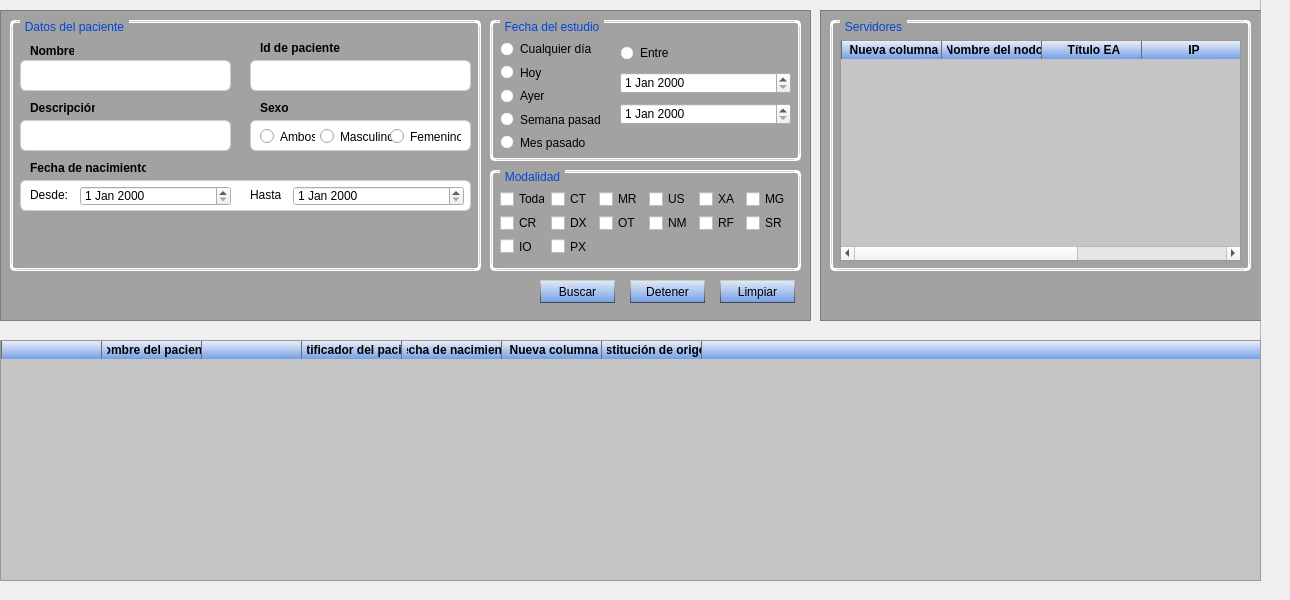
    <widget class="QWidget" name="tab_2">
     <attribute name="title">
      <string> Búsqueda/Obtención </string>
     </attribute>
     <widget class="QFrame" name="frame_4">
      <property name="geometry">
       <rect>
        <x>-20</x>
        <y>-10</y>
        <width>1281</width>
        <height>591</height>
       </rect>
      </property>
      <property name="frameShape">
       <enum>QFrame::StyledPanel</enum>
      </property>
      <property name="frameShadow">
       <enum>QFrame::Raised</enum>
      </property>
      <widget class="QFrame" name="frame_5">
       <property name="geometry">
        <rect>
         <x>20</x>
         <y>20</y>
         <width>811</width>
         <height>311</height>
        </rect>
       </property>
       <property name="styleSheet">
        <string notr="true">QFrame#frame_5{
	background-color: rgb(162, 162, 162);
}

QPushButton{
	color: rgb(0, 0, 0);
	background-color: qlineargradient(spread:pad, x1:0.494318, y1:1, x2:0.5, y2:0, stop:0 rgba(116, 159, 229, 255), stop:1 rgba(228, 235, 247, 255));
	border-top: 1px solid rgb(202, 202, 202);
	border-bottom: 1px solid rgb(70, 70, 70);
	border-left: 1px solid qlineargradient(spread:pad, x1:0.505682, y1:1, x2:0.505227, y2:0, stop:0 rgba(70, 70, 70, 255), stop:1 rgba(202, 202, 202, 255));
	border-right: 1px solid qlineargradient(spread:pad, x1:0.505682, y1:1, x2:0.505227, y2:0, stop:0 rgba(70, 70, 70, 255), stop:1 rgba(202, 202, 202, 255));
}

QPushButton:hover{
	color: rgb(0, 0, 0);
	border: none;
	background-color: qlineargradient(spread:pad, x1:0.511, y1:0, x2:0.568, y2:1, stop:0 rgba(116, 159, 229, 255), stop:1 rgba(228, 235, 247, 255));
}

QPushButton:checked{
	color: rgb(0, 0, 0);
	background-color: qlineargradient(spread:pad, x1:0.511, y1:0, x2:0.568, y2:1, stop:0 rgba(116, 159, 229, 255), stop:1 rgba(228, 235, 247, 255));
	border-bottom: 1px solid rgb(202, 202, 202);
	border-top: 1px solid rgb(70, 70, 70);
	border-left: 1px solid qlineargradient(spread:pad, x1:0.5, y1:0, x2:0.488, y2:1, stop:0 rgba(70, 70, 70, 255), stop:1 rgba(202, 202, 202, 255));
	border-right: 1px solid qlineargradient(spread:pad, x1:0.5, y1:0, x2:0.488, y2:1, stop:0 rgba(70, 70, 70, 255), stop:1 rgba(202, 202, 202, 255));
}

QLineEdit{
	padding: 5px;
	border: 1px solid rgb(208, 208, 191);
	border-radius: 6px;
}

QGroupBox {
    border-left: 3px solid qlineargradient(spread:reflect, x1:0, y1:0.5, x2:1, y2:0.494, stop:0.293785 rgba(255, 255, 255, 255), stop:0.338983 rgba(211, 211, 211, 255), stop:0.683616 rgba(211, 211, 211, 255), stop:0.717514 rgba(255, 255, 255, 255));
	border-top: 3px solid qlineargradient(spread:reflect, x1:0.488636, y1:0, x2:0.494, y2:1, stop:0.293785 rgba(255, 255, 255, 255), stop:0.338983 rgba(211, 211, 211, 255), stop:0.683616 rgba(211, 211, 211, 255), stop:0.717514 rgba(255, 255, 255, 255));
	border-right: 3px solid qlineargradient(spread:reflect, x1:0, y1:0.5, x2:1, y2:0.494, stop:0.293785 rgba(255, 255, 255, 255), stop:0.338983 rgba(211, 211, 211, 255), stop:0.683616 rgba(211, 211, 211, 255), stop:0.717514 rgba(255, 255, 255, 255));
	border-bottom: 3px solid qlineargradient(spread:reflect, x1:0.488636, y1:0, x2:0.494, y2:1, stop:0.293785 rgba(255, 255, 255, 255), stop:0.338983 rgba(211, 211, 211, 255), stop:0.683616 rgba(211, 211, 211, 255), stop:0.717514 rgba(255, 255, 255, 255));
    border-radius: 5px;
    margin-top: 2ex; /* leave space at the top for the title */
}

QGroupBox::title {
    subcontrol-origin: margin;
    left: 10px;
    padding: 0 3px;
  	color:rgb(0, 70, 213)
}



</string>
       </property>
       <property name="frameShape">
        <enum>QFrame::StyledPanel</enum>
       </property>
       <property name="frameShadow">
        <enum>QFrame::Raised</enum>
       </property>
       <widget class="QGroupBox" name="groupBox_3">
        <property name="geometry">
         <rect>
          <x>490</x>
          <y>160</y>
          <width>311</width>
          <height>101</height>
         </rect>
        </property>
        <property name="title">
         <string>Modalidad</string>
        </property>
        <widget class="QWidget" name="layoutWidget">
         <property name="geometry">
          <rect>
           <x>10</x>
           <y>20</y>
           <width>291</width>
           <height>65</height>
          </rect>
         </property>
         <layout class="QGridLayout" name="gridLayout">
          <item row="0" column="0">
           <widget class="QCheckBox" name="checkBox">
            <property name="text">
             <string>Todas</string>
            </property>
           </widget>
          </item>
          <item row="0" column="1">
           <widget class="QCheckBox" name="checkBox_4">
            <property name="text">
             <string>CT</string>
            </property>
           </widget>
          </item>
          <item row="0" column="2">
           <widget class="QCheckBox" name="checkBox_7">
            <property name="text">
             <string>MR</string>
            </property>
           </widget>
          </item>
          <item row="0" column="3">
           <widget class="QCheckBox" name="checkBox_9">
            <property name="text">
             <string>US</string>
            </property>
           </widget>
          </item>
          <item row="0" column="4">
           <widget class="QCheckBox" name="checkBox_11">
            <property name="text">
             <string>XA</string>
            </property>
           </widget>
          </item>
          <item row="0" column="5">
           <widget class="QCheckBox" name="checkBox_13">
            <property name="text">
             <string>MG</string>
            </property>
           </widget>
          </item>
          <item row="1" column="0">
           <widget class="QCheckBox" name="checkBox_2">
            <property name="text">
             <string>CR</string>
            </property>
           </widget>
          </item>
          <item row="1" column="1">
           <widget class="QCheckBox" name="checkBox_5">
            <property name="text">
             <string>DX</string>
            </property>
           </widget>
          </item>
          <item row="1" column="2">
           <widget class="QCheckBox" name="checkBox_8">
            <property name="text">
             <string>OT</string>
            </property>
           </widget>
          </item>
          <item row="1" column="3">
           <widget class="QCheckBox" name="checkBox_10">
            <property name="text">
             <string>NM</string>
            </property>
           </widget>
          </item>
          <item row="1" column="4">
           <widget class="QCheckBox" name="checkBox_12">
            <property name="text">
             <string>RF</string>
            </property>
           </widget>
          </item>
          <item row="1" column="5">
           <widget class="QCheckBox" name="checkBox_14">
            <property name="text">
             <string>SR</string>
            </property>
           </widget>
          </item>
          <item row="2" column="0">
           <widget class="QCheckBox" name="checkBox_3">
            <property name="text">
             <string>IO</string>
            </property>
           </widget>
          </item>
          <item row="2" column="1">
           <widget class="QCheckBox" name="checkBox_6">
            <property name="text">
             <string>PX</string>
            </property>
           </widget>
          </item>
         </layout>
        </widget>
       </widget>
       <widget class="QPushButton" name="pushButton_3">
        <property name="geometry">
         <rect>
          <x>540</x>
          <y>270</y>
          <width>75</width>
          <height>23</height>
         </rect>
        </property>
        <property name="text">
         <string>Buscar</string>
        </property>
       </widget>
       <widget class="QPushButton" name="pushButton">
        <property name="geometry">
         <rect>
          <x>720</x>
          <y>270</y>
          <width>75</width>
          <height>23</height>
         </rect>
        </property>
        <property name="text">
         <string>Limpiar</string>
        </property>
       </widget>
       <widget class="QPushButton" name="pushButton_2">
        <property name="geometry">
         <rect>
          <x>630</x>
          <y>270</y>
          <width>75</width>
          <height>23</height>
         </rect>
        </property>
        <property name="text">
         <string>Detener</string>
        </property>
       </widget>
       <widget class="QGroupBox" name="groupBox">
        <property name="geometry">
         <rect>
          <x>10</x>
          <y>10</y>
          <width>471</width>
          <height>251</height>
         </rect>
        </property>
        <property name="title">
         <string>Datos del paciente</string>
        </property>
        <widget class="QFrame" name="frame_7">
         <property name="geometry">
          <rect>
           <x>240</x>
           <y>100</y>
           <width>221</width>
           <height>31</height>
          </rect>
         </property>
         <property name="styleSheet">
          <string notr="true">QFrame#frame_7{
	padding: 5px;
	border: 1px solid rgb(208, 208, 191);
	
	background-color: rgb(255, 255, 255);
	border-radius: 6px;
}</string>
         </property>
         <property name="frameShape">
          <enum>QFrame::StyledPanel</enum>
         </property>
         <property name="frameShadow">
          <enum>QFrame::Raised</enum>
         </property>
         <widget class="QRadioButton" name="radioButton">
          <property name="geometry">
           <rect>
            <x>10</x>
            <y>8</y>
            <width>55</width>
            <height>17</height>
           </rect>
          </property>
          <property name="text">
           <string>Ambos</string>
          </property>
         </widget>
         <widget class="QRadioButton" name="radioButton_2">
          <property name="geometry">
           <rect>
            <x>70</x>
            <y>8</y>
            <width>100</width>
            <height>17</height>
           </rect>
          </property>
          <property name="text">
           <string>Masculino</string>
          </property>
         </widget>
         <widget class="QRadioButton" name="radioButton_3">
          <property name="geometry">
           <rect>
            <x>140</x>
            <y>8</y>
            <width>71</width>
            <height>17</height>
           </rect>
          </property>
          <property name="text">
           <string>Femenino</string>
          </property>
         </widget>
        </widget>
        <widget class="QFrame" name="frame_8">
         <property name="geometry">
          <rect>
           <x>10</x>
           <y>160</y>
           <width>451</width>
           <height>31</height>
          </rect>
         </property>
         <property name="styleSheet">
          <string notr="true">QFrame#frame_8{
	padding: 5px;
	border: 1px solid rgb(208, 208, 191);
	
	background-color: rgb(255, 255, 255);
	border-radius: 6px;
}</string>
         </property>
         <property name="frameShape">
          <enum>QFrame::StyledPanel</enum>
         </property>
         <property name="frameShadow">
          <enum>QFrame::Raised</enum>
         </property>
         <widget class="QLabel" name="label_5">
          <property name="geometry">
           <rect>
            <x>10</x>
            <y>6</y>
            <width>41</width>
            <height>18</height>
           </rect>
          </property>
          <property name="text">
           <string>Desde:</string>
          </property>
         </widget>
         <widget class="QDateEdit" name="dateEdit">
          <property name="geometry">
           <rect>
            <x>60</x>
            <y>6</y>
            <width>151</width>
            <height>20</height>
           </rect>
          </property>
         </widget>
         <widget class="QLabel" name="label_6">
          <property name="geometry">
           <rect>
            <x>230</x>
            <y>6</y>
            <width>31</width>
            <height>18</height>
           </rect>
          </property>
          <property name="text">
           <string>Hasta:</string>
          </property>
         </widget>
         <widget class="QDateEdit" name="dateEdit_2">
          <property name="geometry">
           <rect>
            <x>273</x>
            <y>6</y>
            <width>171</width>
            <height>20</height>
           </rect>
          </property>
         </widget>
        </widget>
        <widget class="QLabel" name="label_4">
         <property name="geometry">
          <rect>
           <x>250</x>
           <y>80</y>
           <width>28</width>
           <height>16</height>
          </rect>
         </property>
         <property name="font">
          <font>
           <weight>75</weight>
           <bold>true</bold>
          </font>
         </property>
         <property name="text">
          <string>Sexo</string>
         </property>
        </widget>
        <widget class="QLabel" name="label_7">
         <property name="geometry">
          <rect>
           <x>20</x>
           <y>140</y>
           <width>116</width>
           <height>16</height>
          </rect>
         </property>
         <property name="font">
          <font>
           <weight>75</weight>
           <bold>true</bold>
          </font>
         </property>
         <property name="text">
          <string>Fecha de nacimiento</string>
         </property>
        </widget>
        <widget class="QLabel" name="label_3">
         <property name="geometry">
          <rect>
           <x>20</x>
           <y>80</y>
           <width>65</width>
           <height>16</height>
          </rect>
         </property>
         <property name="font">
          <font>
           <weight>75</weight>
           <bold>true</bold>
          </font>
         </property>
         <property name="text">
          <string>Descripción</string>
         </property>
        </widget>
        <widget class="QLineEdit" name="lineEdit_2">
         <property name="geometry">
          <rect>
           <x>10</x>
           <y>100</y>
           <width>211</width>
           <height>31</height>
          </rect>
         </property>
        </widget>
        <widget class="QLabel" name="label">
         <property name="geometry">
          <rect>
           <x>20</x>
           <y>23</y>
           <width>44</width>
           <height>16</height>
          </rect>
         </property>
         <property name="font">
          <font>
           <weight>75</weight>
           <bold>true</bold>
          </font>
         </property>
         <property name="text">
          <string>Nombre</string>
         </property>
        </widget>
        <widget class="QLineEdit" name="lineEdit">
         <property name="geometry">
          <rect>
           <x>10</x>
           <y>40</y>
           <width>211</width>
           <height>31</height>
          </rect>
         </property>
        </widget>
        <widget class="QLabel" name="label_2">
         <property name="geometry">
          <rect>
           <x>250</x>
           <y>20</y>
           <width>81</width>
           <height>16</height>
          </rect>
         </property>
         <property name="font">
          <font>
           <weight>75</weight>
           <bold>true</bold>
          </font>
         </property>
         <property name="text">
          <string>Id de paciente</string>
         </property>
        </widget>
        <widget class="QLineEdit" name="lineEdit_3">
         <property name="geometry">
          <rect>
           <x>240</x>
           <y>40</y>
           <width>221</width>
           <height>31</height>
          </rect>
         </property>
        </widget>
       </widget>
       <widget class="QGroupBox" name="groupBox_2">
        <property name="geometry">
         <rect>
          <x>490</x>
          <y>10</y>
          <width>311</width>
          <height>141</height>
         </rect>
        </property>
        <property name="title">
         <string>Fecha del estudio</string>
        </property>
        <widget class="QWidget" name="layoutWidget_3">
         <property name="geometry">
          <rect>
           <x>10</x>
           <y>20</y>
           <width>101</width>
           <height>111</height>
          </rect>
         </property>
         <layout class="QVBoxLayout" name="verticalLayout_7">
          <item>
           <widget class="QRadioButton" name="radioButton_4">
            <property name="text">
             <string>Cualquier día</string>
            </property>
           </widget>
          </item>
          <item>
           <widget class="QRadioButton" name="radioButton_5">
            <property name="text">
             <string>Hoy</string>
            </property>
           </widget>
          </item>
          <item>
           <widget class="QRadioButton" name="radioButton_6">
            <property name="text">
             <string>Ayer</string>
            </property>
           </widget>
          </item>
          <item>
           <widget class="QRadioButton" name="radioButton_7">
            <property name="text">
             <string>Semana pasada</string>
            </property>
           </widget>
          </item>
          <item>
           <widget class="QRadioButton" name="radioButton_8">
            <property name="text">
             <string>Mes pasado</string>
            </property>
           </widget>
          </item>
         </layout>
        </widget>
        <widget class="QWidget" name="layoutWidget_4">
         <property name="geometry">
          <rect>
           <x>130</x>
           <y>20</y>
           <width>171</width>
           <height>91</height>
          </rect>
         </property>
         <layout class="QVBoxLayout" name="verticalLayout_8">
          <item>
           <widget class="QRadioButton" name="radioButton_9">
            <property name="text">
             <string>Entre</string>
            </property>
           </widget>
          </item>
          <item>
           <widget class="QDateEdit" name="dateEdit_3"/>
          </item>
          <item>
           <widget class="QDateEdit" name="dateEdit_4"/>
          </item>
         </layout>
        </widget>
       </widget>
      </widget>
      <widget class="QFrame" name="frame_6">
       <property name="geometry">
        <rect>
         <x>840</x>
         <y>20</y>
         <width>451</width>
         <height>311</height>
        </rect>
       </property>
       <property name="styleSheet">
        <string notr="true">QFrame#frame_6{
	background-color: rgb(162, 162, 162);
}

QGroupBox {
    border-left: 3px solid qlineargradient(spread:reflect, x1:0, y1:0.5, x2:1, y2:0.494, stop:0.293785 rgba(255, 255, 255, 255), stop:0.338983 rgba(211, 211, 211, 255), stop:0.683616 rgba(211, 211, 211, 255), stop:0.717514 rgba(255, 255, 255, 255));
	border-top: 3px solid qlineargradient(spread:reflect, x1:0.488636, y1:0, x2:0.494, y2:1, stop:0.293785 rgba(255, 255, 255, 255), stop:0.338983 rgba(211, 211, 211, 255), stop:0.683616 rgba(211, 211, 211, 255), stop:0.717514 rgba(255, 255, 255, 255));
	border-right: 3px solid qlineargradient(spread:reflect, x1:0, y1:0.5, x2:1, y2:0.494, stop:0.293785 rgba(255, 255, 255, 255), stop:0.338983 rgba(211, 211, 211, 255), stop:0.683616 rgba(211, 211, 211, 255), stop:0.717514 rgba(255, 255, 255, 255));
	border-bottom: 3px solid qlineargradient(spread:reflect, x1:0.488636, y1:0, x2:0.494, y2:1, stop:0.293785 rgba(255, 255, 255, 255), stop:0.338983 rgba(211, 211, 211, 255), stop:0.683616 rgba(211, 211, 211, 255), stop:0.717514 rgba(255, 255, 255, 255));
    border-radius: 5px;
    margin-top: 2ex; /* leave space at the top for the title */
}

QGroupBox::title {
    subcontrol-origin: margin;
    left: 10px;
    padding: 0 3px;
  	color:rgb(0, 70, 213)
}



</string>
       </property>
       <property name="frameShape">
        <enum>QFrame::StyledPanel</enum>
       </property>
       <property name="frameShadow">
        <enum>QFrame::Raised</enum>
       </property>
       <widget class="QGroupBox" name="groupBox_4">
        <property name="geometry">
         <rect>
          <x>10</x>
          <y>10</y>
          <width>421</width>
          <height>251</height>
         </rect>
        </property>
        <property name="title">
         <string>Servidores</string>
        </property>
        <widget class="QTableWidget" name="tableWidget">
         <property name="geometry">
          <rect>
           <x>10</x>
           <y>20</y>
           <width>401</width>
           <height>221</height>
          </rect>
         </property>
         <property name="styleSheet">
          <string notr="true">QTableWidget{
	background-color: rgb(197, 197, 197);
}


QHeaderView::section {
    background-color: qlineargradient(spread:pad, x1:0.5, y1:1, x2:0.494, y2:0, stop:0 rgba(117, 160, 229, 255), stop:1 rgba(233, 238, 248, 255));
    color: black;
    padding-left: 5px;
	border:none;
    border-left: 1px solid #6c6c6c;
}
</string>
         </property>
         <column>
          <property name="text">
           <string>Nueva columna</string>
          </property>
          <property name="font">
           <font>
            <weight>75</weight>
            <bold>true</bold>
           </font>
          </property>
         </column>
         <column>
          <property name="text">
           <string>Nombre del nodo</string>
          </property>
          <property name="font">
           <font>
            <weight>75</weight>
            <bold>true</bold>
           </font>
          </property>
         </column>
         <column>
          <property name="text">
           <string>Título EA</string>
          </property>
          <property name="font">
           <font>
            <weight>75</weight>
            <bold>true</bold>
           </font>
          </property>
         </column>
         <column>
          <property name="text">
           <string>IP</string>
          </property>
          <property name="font">
           <font>
            <weight>75</weight>
            <bold>true</bold>
           </font>
          </property>
         </column>
         <column>
          <property name="text">
           <string>Conexión</string>
          </property>
          <property name="font">
           <font>
            <weight>75</weight>
            <bold>true</bold>
           </font>
          </property>
         </column>
        </widget>
       </widget>
      </widget>
      <widget class="QTableWidget" name="tableWidget_2">
       <property name="geometry">
        <rect>
         <x>20</x>
         <y>350</y>
         <width>1261</width>
         <height>241</height>
        </rect>
       </property>
       <property name="styleSheet">
        <string notr="true">QTableWidget{
	background-color: rgb(197, 197, 197);
}


QHeaderView::section {
    background-color: qlineargradient(spread:pad, x1:0.5, y1:1, x2:0.494, y2:0, stop:0 rgba(117, 160, 229, 255), stop:1 rgba(233, 238, 248, 255));
    color: black;
    padding-left: 5px;
	border:none;
    border-left: 1px solid #6c6c6c;
}
</string>
       </property>
       <attribute name="horizontalHeaderStretchLastSection">
        <bool>true</bool>
       </attribute>
       <column>
        <property name="text">
         <string/>
        </property>
       </column>
       <column>
        <property name="text">
         <string>Nombre del paciente</string>
        </property>
        <property name="font">
         <font>
          <weight>75</weight>
          <bold>true</bold>
         </font>
        </property>
       </column>
       <column>
        <property name="text">
         <string/>
        </property>
       </column>
       <column>
        <property name="text">
         <string>Identificador del paciente</string>
        </property>
        <property name="font">
         <font>
          <weight>75</weight>
          <bold>true</bold>
         </font>
        </property>
       </column>
       <column>
        <property name="text">
         <string>Fecha de nacimiento</string>
        </property>
        <property name="font">
         <font>
          <weight>75</weight>
          <bold>true</bold>
         </font>
        </property>
       </column>
       <column>
        <property name="text">
         <string>Nueva columna</string>
        </property>
        <property name="font">
         <font>
          <weight>75</weight>
          <bold>true</bold>
         </font>
        </property>
       </column>
       <column>
        <property name="text">
         <string>Institución de origen</string>
        </property>
        <property name="font">
         <font>
          <weight>75</weight>
          <bold>true</bold>
         </font>
        </property>
       </column>
       <column>
        <property name="text">
         <string/>
        </property>
       </column>
      </widget>
     </widget>
    </widget>
